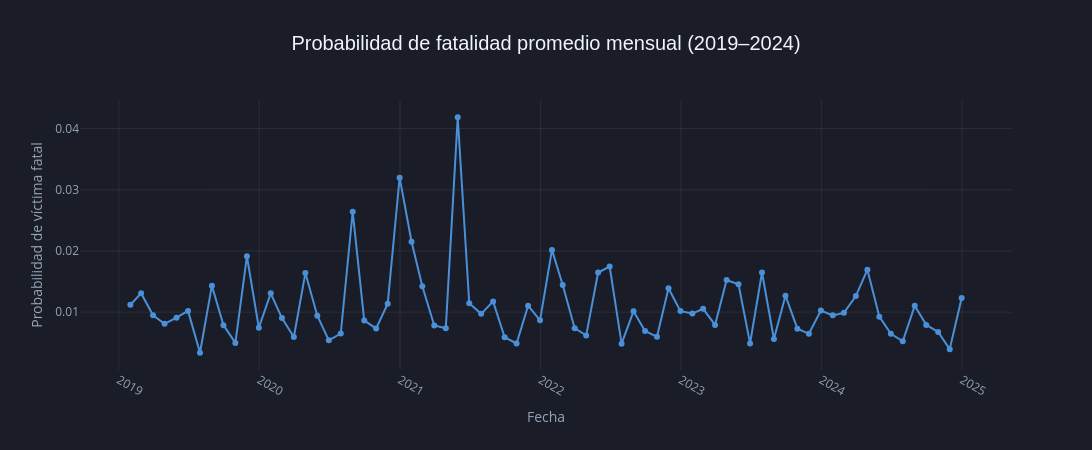

The cell this chart's notebook holds for it:
### Markdown cell above
Este gráfico permite abrir la "caja negra" del algoritmo Random Forest para entender qué variables aportaron mayor ganancia de información al modelo al momento de predecir la siniestralidad vial.

La suma de la importancia de todas las variables del proyecto equivale a 1.00 (100%), y el gráfico muestra el top 10 de las características con mayor peso:

Dominio Climático: Los factores meteorológicos lideran de forma contundente la capacidad predictiva del modelo. La variable temp_media concentra el 41.6% de la importancia, seguida por precipitacion con el 21.1%. En conjunto, el clima explica más del 62% de las decisiones del algoritmo.

Factores Temporales y Calendario: Las variables asociadas al tiempo (como días específicos de la semana o meses del año) muestran un impacto secundario. Por ejemplo, dia_semana_6 (Sábado) tiene un peso del 4.4%, mientras que variables como es_fin_de_semana o es_feriado rondan apenas el 3.7% - 4.0%.

Conclusión Analítica
El análisis revela que para este modelo el contexto ambiental (si hace frío/calor o si hay lluvias) es un predictor muchísimo más potente de incidentes viales que el factor puramente cronológico (el día de la semana o el mes del año). Las variables climáticas seleccionadas por el equipo aportan la mayor cantidad de "señal" al algoritmo.

### Code cell
# ── Gráfico 4: Evolución de la probabilidad de fatalidad mensual ──────────────

# 1. Agrupamos los datos por mes de forma idéntica a tu lógica original
df_mensual = (
    df_final
    .set_index('fecha')['probabilidad_fatalidad']
    .resample('ME')
    .mean()
    .reset_index()
)

# 2. Creamos el gráfico de línea interactivo con Plotly Express
fig_linea = px.line(
    df_mensual,
    x='fecha',
    y='probabilidad_fatalidad',
    title='Probabilidad de fatalidad promedio mensual (2019–2024)',
    labels={'fecha': 'Fecha', 'probabilidad_fatalidad': 'Probabilidad promedio'},
    markers=True 
)

# 3. Forzamos el color azul vibrante para que resalte en el fondo oscuro
fig_linea.update_traces(
    line_color='#4A90D9', 
    marker=dict(size=6, color='#4A90D9')
)

# 4. DISEÑO UNIFICADO OSCURO
fig_linea.update_layout(
    template=None,
    paper_bgcolor='#1A1D27', 
    plot_bgcolor='#1A1D27',
    
    title_font_size=20,
    title_font_family='Arial',
    font_color='#F1F5F9',
    
    height=450,
    width=1100
)

# 5. Ajustes de legibilidad para los ejes (rotación de fechas y grillas tenues)
fig_linea.update_xaxes(
    showgrid=True, 
    gridcolor='rgba(255,255,255,0.07)', 
    color='#94A3B8',
    tickfont=dict(color='#94A3B8'),
    tickangle=30 
)
fig_linea.update_yaxes(
    title_text='Probabilidad de víctima fatal',
    showgrid=True, 
    gridcolor='rgba(255,255,255,0.07)', 
    color='#94A3B8',
    tickfont=dict(color='#94A3B8')
)

# Mostramos la línea de tiempo interactiva
fig_linea.show()

### Figure 1 — Plotly figure (JSON) as saved in the notebook; plotly's stock layout.template omitted (floating-point values rounded to 4 significant figures)
{"data": [{"hovertemplate": "Fecha=%{x}<br>Probabilidad promedio=%{y}<extra></extra>", "legendgroup": "", "line": {"color": "#4A90D9", "dash": "solid"}, "marker": {"color": "#4A90D9", "size": 6, "symbol": "circle"}, "mode": "lines+markers", "name": "", "orientation": "v", "showlegend": false, "type": "scatter", "x": ["2019-01-31T00:00:00.000000000", "2019-02-28T00:00:00.000000000", "2019-03-31T00:00:00.000000000", "2019-04-30T00:00:00.000000000", "2019-05-31T00:00:00.000000000", "2019-06-30T00:00:00.000000000", "2019-07-31T00:00:00.000000000", "2019-08-31T00:00:00.000000000", "2019-09-30T00:00:00.000000000", "2019-10-31T00:00:00.000000000", "2019-11-30T00:00:00.000000000", "2019-12-31T00:00:00.000000000", "2020-01-31T00:00:00.000000000", "2020-02-29T00:00:00.000000000", "2020-03-31T00:00:00.000000000", "2020-04-30T00:00:00.000000000", "2020-05-31T00:00:00.000000000", "2020-06-30T00:00:00.000000000", "2020-07-31T00:00:00.000000000", "2020-08-31T00:00:00.000000000", "2020-09-30T00:00:00.000000000", "2020-10-31T00:00:00.000000000", "2020-11-30T00:00:00.000000000", "2020-12-31T00:00:00.000000000", "2021-01-31T00:00:00.000000000", "2021-02-28T00:00:00.000000000", "2021-03-31T00:00:00.000000000", "2021-04-30T00:00:00.000000000", "2021-05-31T00:00:00.000000000", "2021-06-30T00:00:00.000000000", "2021-07-31T00:00:00.000000000", "2021-08-31T00:00:00.000000000", "2021-09-30T00:00:00.000000000", "2021-10-31T00:00:00.000000000", "2021-11-30T00:00:00.000000000", "2021-12-31T00:00:00.000000000", "2022-01-31T00:00:00.000000000", "2022-02-28T00:00:00.000000000", "2022-03-31T00:00:00.000000000", "2022-04-30T00:00:00.000000000", "2022-05-31T00:00:00.000000000", "2022-06-30T00:00:00.000000000", "2022-07-31T00:00:00.000000000", "2022-08-31T00:00:00.000000000", "2022-09-30T00:00:00.000000000", "2022-10-31T00:00:00.000000000", "2022-11-30T00:00:00.000000000", "2022-12-31T00:00:00.000000000", "2023-01-31T00:00:00.000000000", "2023-02-28T00:00:00.000000000", "2023-03-31T00:00:00.000000000", "2023-04-30T00:00:00.000000000", "2023-05-31T00:00:00.000000000", "2023-06-30T00:00:00.000000000", "2023-07-31T00:00:00.000000000", "2023-08-31T00:00:00.000000000", "2023-09-30T00:00:00.000000000", "2023-10-31T00:00:00.000000000", "2023-11-30T00:00:00.000000000", "2023-12-31T00:00:00.000000000", "2024-01-31T00:00:00.000000000", "2024-02-29T00:00:00.000000000", "2024-03-31T00:00:00.000000000", "2024-04-30T00:00:00.000000000", "2024-05-31T00:00:00.000000000", "2024-06-30T00:00:00.000000000", "2024-07-31T00:00:00.000000000", "2024-08-31T00:00:00.000000000", "2024-09-30T00:00:00.000000000", "2024-10-31T00:00:00.000000000", "2024-11-30T00:00:00.000000000", "2024-12-31T00:00:00.000000000"], "xaxis": "x", "y": [0.0112, 0.01308, 0.009489, 0.008097, 0.009092, 0.01021, 0.00337, 0.01433, 0.007883, 0.004975, 0.01913, 0.007456, 0.01307, 0.009029, 0.005949, 0.01639, 0.009421, 0.0054, 0.006514, 0.02641, 0.00862, 0.007345, 0.01138, 0.03198, 0.0215, 0.01424, 0.007819, 0.007373, 0.04185, 0.01144, 0.009724, 0.01176, 0.00591, 0.004888, 0.01105, 0.008668, 0.02018, 0.01443, 0.007377, 0.006192, 0.01648, 0.01745, 0.004852, 0.01015, 0.006921, 0.005979, 0.01391, 0.01017, 0.009771, 0.01055, 0.007924, 0.01526, 0.01457, 0.004899, 0.01649, 0.005622, 0.0127, 0.007309, 0.006468, 0.01027, 0.009478, 0.009892, 0.01263, 0.01695, 0.009272, 0.006459, 0.00525, 0.01104, 0.007922, 0.006757, 0.00396, 0.0123], "yaxis": "y"}], "layout": {"font": {"color": "#F1F5F9"}, "height": 450, "legend": {"tracegroupgap": 0}, "paper_bgcolor": "#1A1D27", "plot_bgcolor": "#1A1D27", "title": {"font": {"family": "Arial", "size": 20}, "text": "Probabilidad de fatalidad promedio mensual (2019–2024)"}, "width": 1100, "xaxis": {"anchor": "y", "color": "#94A3B8", "domain": [0, 1], "gridcolor": "rgba(255,255,255,0.07)", "showgrid": true, "tickangle": 30, "tickfont": {"color": "#94A3B8"}, "title": {"text": "Fecha"}}, "yaxis": {"anchor": "x", "color": "#94A3B8", "domain": [0, 1], "gridcolor": "rgba(255,255,255,0.07)", "showgrid": true, "tickfont": {"color": "#94A3B8"}, "title": {"text": "Probabilidad de víctima fatal"}}}}
